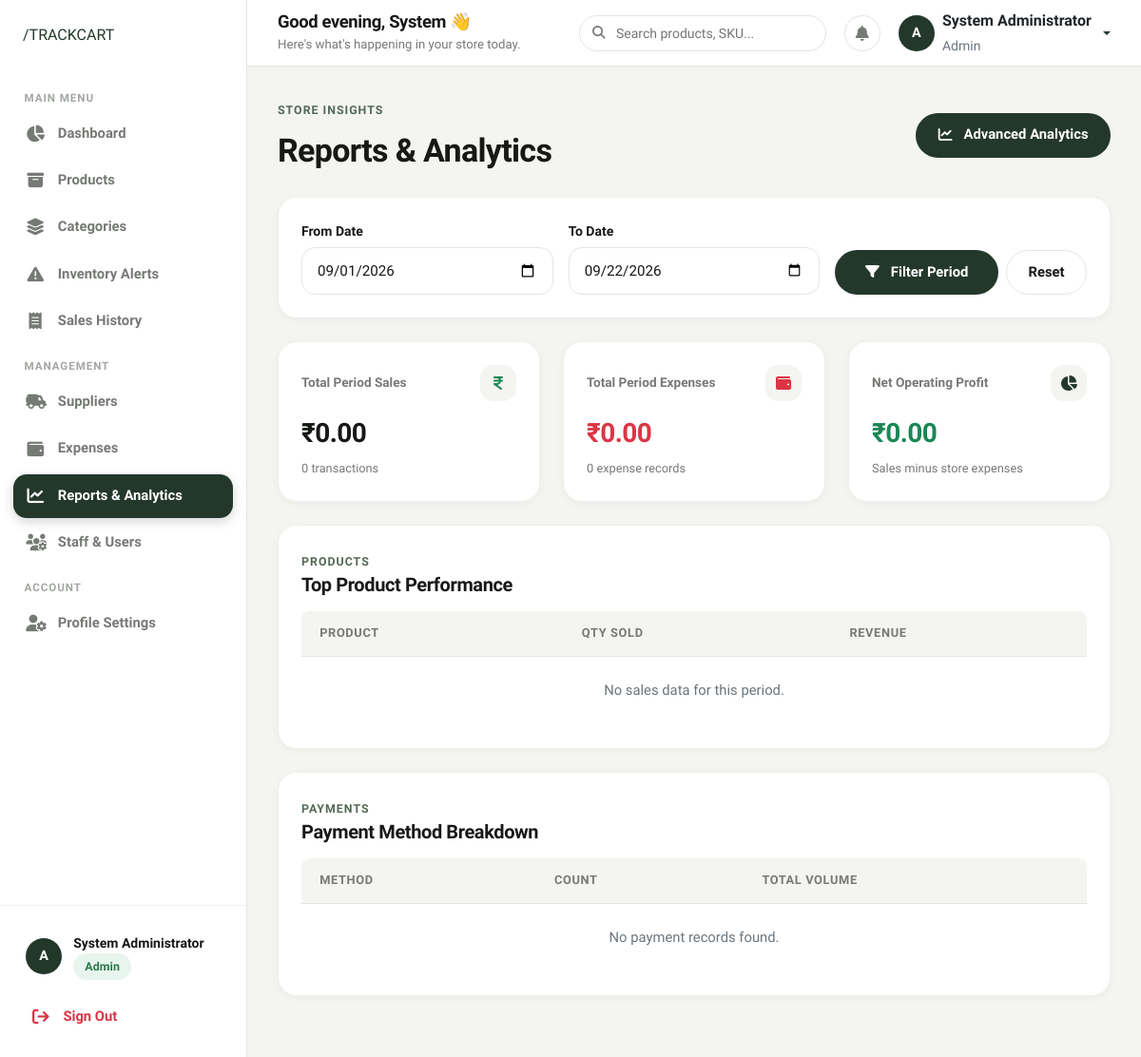
/dashboard/reports/ (signed in), run on an earlier commit of the app's database.
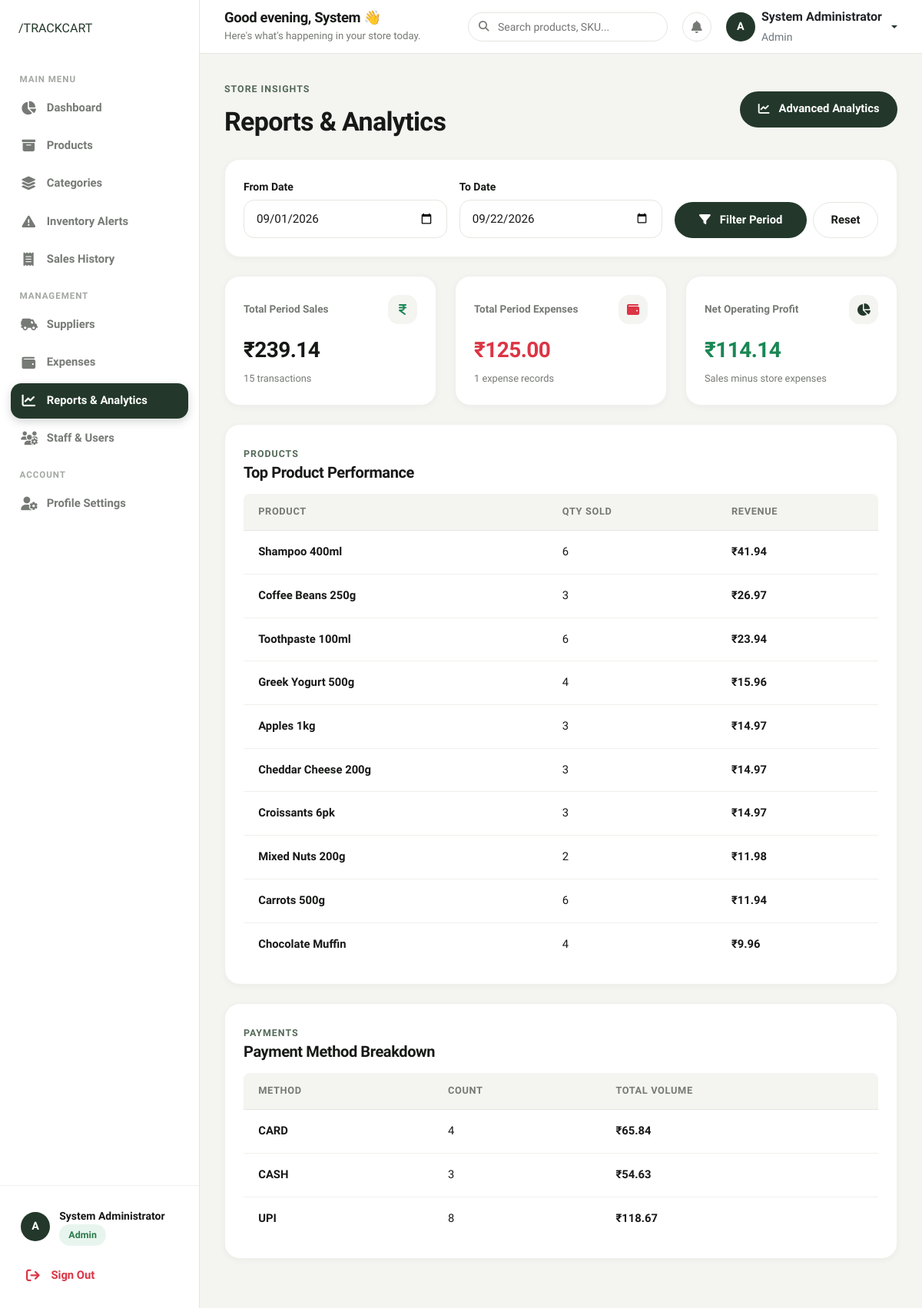
And on a later commit of the database.
### products/models.py (models this page shows, shortened)
class Product(models.Model):
    name = models.CharField(max_length=200)
    sku = models.CharField(max_length=50, unique=True, help_text="Stock Keeping Unit")
    barcode = models.CharField(max_length=100, blank=True, null=True, unique=True)
    category = models.ForeignKey(Category, on_delete=models.PROTECT, related_name='products')
    description = models.TextField(blank=True, null=True)
    price = models.DecimalField(max_digits=10, decimal_places=2, validators=[MinValueValidator(Decimal('0.01'))])
    cost_price = models.DecimalField(max_digits=10, decimal_places=2, validators=[MinValueValidator(Decimal('0.00'))], help_text="Cost price for profit calculation")
    stock_quantity = models.IntegerField(default=0, validators=[MinValueValidator(0)])
    low_stock_threshold = models.IntegerField(default=10, validators=[MinValueValidator(0)], help_text="Alert when stock goes below this number")
    unit = models.CharField(max_length=20, default='pcs', help_text="Unit of measurement (e.g., pcs, kg, ltr)")
    expiry_date = models.DateField(blank=True, null=True)
    is_active = models.BooleanField(default=True)
    created_at = models.DateTimeField(auto_now_add=True)
    updated_at = models.DateTimeField(auto_now=True)
    class Meta:
        ordering = ['name']

### dashboard/views.py (the view)
# urls.py: path('reports/', views.reports, name='reports'),
@login_required
def reports(request):
    user_profile = request.user.userprofile
    if not user_profile.is_admin:
        return redirect('dashboard:dashboard')
    date_from = request.GET.get('date_from')
    date_to = request.GET.get('date_to')
    today = timezone.now().date()
    if not date_from:
        date_from = today.replace(day=1)
    else:
        date_from = datetime.strptime(date_from, '%Y-%m-%d').date()
    if not date_to:
        date_to = today
    else:
        date_to = datetime.strptime(date_to, '%Y-%m-%d').date()
    sales_in_period = Sale.objects.filter(
        created_at__date__gte=date_from,
        created_at__date__lte=date_to
    )
    sales_summary = {
        'total_sales': sales_in_period.aggregate(total=Sum('total_amount'))['total'] or 0,
        'total_transactions': sales_in_period.count(),
        'average_transaction': sales_in_period.aggregate(avg=Avg('total_amount'))['avg'] or 0,
    }
    expenses_in_period = Expense.objects.filter(
        expense_date__gte=date_from,
        expense_date__lte=date_to
    )
    expense_summary = {
        'total_expenses': expenses_in_period.aggregate(total=Sum('amount'))['total'] or 0,
        'total_expense_entries': expenses_in_period.count(),
    }
    profit = sales_summary['total_sales'] - expense_summary['total_expenses']
    product_performance = SaleItem.objects.filter(
        sale__created_at__date__gte=date_from,
        sale__created_at__date__lte=date_to
    ).values('product__name', 'product__cost_price').annotate(
        total_quantity=Sum('quantity'),
        total_revenue=Sum('total_price'),
        total_cost=Sum('quantity') * Sum('product__cost_price')
    ).order_by('-total_revenue')[:10]
    payment_methods = sales_in_period.values('payment_method').annotate(
        count=Count('id'),
        total=Sum('total_amount')
    )
    context = {
        'date_from': date_from,
        'date_to': date_to,
        'sales_summary': sales_summary,
        'expense_summary': expense_summary,
        'profit': profit,
        'product_performance': product_performance,
        'payment_methods': payment_methods,
    }
    return render(request, 'dashboard/reports.html', context)

### authentication/models.py (called while the page is built)
    @property
    def is_admin(self):
        return self.role == 'admin'

### templates/dashboard/reports.html (shortened to what the changed rows need)
{% extends 'base.html' %}
{% load static %}
{% block content %}
<div class="d-flex align-items-center justify-content-between mb-4 flex-wrap gap-3">
    <div>
        <h2 class="mb-1">Reports & Analytics</h2>
    </div>
</div>
<div class="kpi-grid-secondary mb-4">
    <div class="kpi-card">
        <div class="kpi-header">
            <span class="kpi-title">Total Period Sales</span>
            <div class="kpi-icon text-success"><i class="fas fa-indian-rupee-sign"></i></div>
        </div>
        <div class="kpi-value fs-3">₹{{ sales_summary.total_sales|floatformat:2 }}</div>
        <div class="kpi-subtext">{{ sales_summary.total_transactions }} transactions</div>
    </div>
    <div class="kpi-card">
        <div class="kpi-header">
            <span class="kpi-title">Total Period Expenses</span>
            <div class="kpi-icon text-danger"><i class="fas fa-wallet"></i></div>
        </div>
        <div class="kpi-value fs-3 text-danger">₹{{ expense_summary.total_expenses|floatformat:2 }}</div>
        <div class="kpi-subtext">{{ expense_summary.total_expense_entries }} expense records</div>
    </div>
    <div class="kpi-card">
        <div class="kpi-header">
            <span class="kpi-title">Net Operating Profit</span>
            <div class="kpi-icon"><i class="fas fa-chart-pie"></i></div>
        </div>
        <div class="kpi-value fs-3 {% if profit < 0 %}text-danger{% else %}text-success{% endif %}">
            ₹{{ profit|floatformat:2 }}
        </div>
        <div class="kpi-subtext">Sales minus store expenses</div>
    </div>
</div>
<div class="tables-grid">
    <div class="tc-card">
        <div class="tc-table-responsive">
            <table class="tc-table">
                <thead>
                    <tr>
                        <th>Product</th>
                        <th>Qty Sold</th>
                        <th>Revenue</th>
                    </tr>
                </thead>
                <tbody>
                    {% for item in product_performance %}
                    <tr>
                        <td class="fw-bold">{{ item.product__name }}</td>
                        <td>{{ item.total_quantity }}</td>
                        <td class="fw-bold">₹{{ item.total_revenue|floatformat:2 }}</td>
                    </tr>
                    {% empty %}
                    <tr>
                        <td colspan="3" class="text-center py-4 text-muted">No sales data for this period.</td>
                    </tr>
                    {% endfor %}
                </tbody>
            </table>
        </div>
    </div>
    <div class="tc-card">
        <div class="tc-table-responsive">
            <table class="tc-table">
                <thead>
                    <tr>
                        <th>Method</th>
                        <th>Count</th>
                        <th>Total Volume</th>
                    </tr>
                </thead>
                <tbody>
                    {% for pm in payment_methods %}
                    <tr>
                        <td class="fw-bold text-uppercase">{{ pm.payment_method }}</td>
                        <td>{{ pm.count }}</td>
                        <td class="fw-bold">₹{{ pm.total|floatformat:2 }}</td>
                    </tr>
                    {% empty %}
                    <tr>
                        <td colspan="3" class="text-center py-4 text-muted">No payment records found.</td>
                    </tr>
                    {% endfor %}
                </tbody>
            </table>
        </div>
    </div>
</div>
{% endblock %}

What changed in the data, as far as the page shows it:
now on this page (row edited): Product: product__name "Shampoo 400ml", total_quantity "6", total_revenue "41.94"
now on this page (row edited): Product: product__name "Coffee Beans 250g", total_quantity "3", total_revenue "26.97"
now on this page (row edited): Product: product__name "Toothpaste 100ml", total_quantity "6", total_revenue "23.94"
now on this page (row edited): Product: product__name "Greek Yogurt 500g", total_quantity "4", total_revenue "15.96"
now on this page (row edited): Product: product__name "Apples 1kg", total_quantity "3", total_revenue "14.97"
now on this page (row edited): Product: product__name "Cheddar Cheese 200g", total_quantity "3", total_revenue "14.97"
now on this page (row edited): Product: product__name "Croissants 6pk", total_quantity "3", total_revenue "14.97"
now on this page (row edited): Product: product__name "Mixed Nuts 200g", total_quantity "2", total_revenue "11.98"
now on this page (row edited): Product: product__name "Carrots 500g", total_quantity "6", total_revenue "11.94"
now on this page (row edited): Product: product__name "Chocolate Muffin", total_quantity "4", total_revenue "9.96"
Also different on the page:
{{ sales_summary.total_sales|floatformat:2 }}: "0.00" → "239.14"
{{ sales_summary.total_transactions }}: "0" → "15"
{{ expense_summary.total_expenses|floatformat:2 }}: "0.00" → "125.00"
{{ expense_summary.total_expense_entries }}: "0" → "1"
{{ profit|floatformat:2 }}: "0.00" → "114.14"
new list line: "CARD 4 ₹ 65.84"
new list line: "CASH 3 ₹ 54.63"
new list line: "UPI 8 ₹ 118.67"
text no longer shown: "No sales data for this period. No payment records found."
